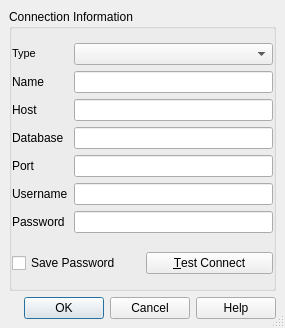
<?xml version="1.0" encoding="UTF-8"?>
<ui version="4.0">
 <class>QgsNewOgrConnectionBase</class>
 <widget class="QDialog" name="QgsNewOgrConnectionBase">
  <property name="geometry">
   <rect>
    <x>0</x>
    <y>0</y>
    <width>285</width>
    <height>328</height>
   </rect>
  </property>
  <property name="sizePolicy">
   <sizepolicy hsizetype="MinimumExpanding" vsizetype="MinimumExpanding">
    <horstretch>0</horstretch>
    <verstretch>0</verstretch>
   </sizepolicy>
  </property>
  <property name="windowTitle">
   <string>Create a New OGR Database connection</string>
  </property>
  <property name="sizeGripEnabled">
   <bool>true</bool>
  </property>
  <property name="modal">
   <bool>true</bool>
  </property>
  <layout class="QGridLayout">
   <property name="margin">
    <number>9</number>
   </property>
   <property name="spacing">
    <number>6</number>
   </property>
   <item row="0" column="0">
    <widget class="QGroupBox" name="GroupBox1">
     <property name="title">
      <string>Connection Information</string>
     </property>
     <layout class="QGridLayout">
      <property name="margin">
       <number>0</number>
      </property>
      <property name="spacing">
       <number>5</number>
      </property>
      <item row="1" column="0">
       <layout class="QHBoxLayout">
        <property name="spacing">
         <number>6</number>
        </property>
        <property name="margin">
         <number>0</number>
        </property>
        <item>
         <widget class="QCheckBox" name="chkStorePassword">
          <property name="text">
           <string>Save Password</string>
          </property>
         </widget>
        </item>
        <item>
         <widget class="QPushButton" name="btnConnect">
          <property name="text">
           <string>&amp;Test Connect</string>
          </property>
         </widget>
        </item>
       </layout>
      </item>
      <item row="0" column="0">
       <layout class="QHBoxLayout">
        <property name="spacing">
         <number>6</number>
        </property>
        <property name="margin">
         <number>0</number>
        </property>
        <item>
         <layout class="QVBoxLayout">
          <property name="spacing">
           <number>6</number>
          </property>
          <property name="margin">
           <number>0</number>
          </property>
          <item>
           <widget class="QLabel" name="label">
            <property name="text">
             <string>&lt;!DOCTYPE HTML PUBLIC &quot;-//W3C//DTD HTML 4.0//EN&quot; &quot;http://www.w3.org/TR/REC-html40/strict.dtd&quot;&gt;
&lt;html&gt;&lt;head&gt;&lt;meta name=&quot;qrichtext&quot; content=&quot;1&quot; /&gt;&lt;style type=&quot;text/css&quot;&gt;
p, li { white-space: pre-wrap; }
&lt;/style&gt;&lt;/head&gt;&lt;body style=&quot; font-family:'MS Shell Dlg 2'; font-size:8.25pt; font-weight:400; font-style:normal;&quot;&gt;
&lt;p style=&quot; margin-top:0px; margin-bottom:0px; margin-left:0px; margin-right:0px; -qt-block-indent:0; text-indent:0px;&quot;&gt;&lt;span style=&quot; font-size:8pt;&quot;&gt;Type&lt;/span&gt;&lt;/p&gt;&lt;/body&gt;&lt;/html&gt;</string>
            </property>
           </widget>
          </item>
          <item>
           <widget class="QLabel" name="TextLabel1_2">
            <property name="text">
             <string>Name</string>
            </property>
            <property name="buddy">
             <cstring>txtName</cstring>
            </property>
           </widget>
          </item>
          <item>
           <widget class="QLabel" name="TextLabel1">
            <property name="text">
             <string>Host</string>
            </property>
            <property name="buddy">
             <cstring>txtHost</cstring>
            </property>
           </widget>
          </item>
          <item>
           <widget class="QLabel" name="TextLabel2">
            <property name="text">
             <string>Database</string>
            </property>
            <property name="buddy">
             <cstring>txtDatabase</cstring>
            </property>
           </widget>
          </item>
          <item>
           <widget class="QLabel" name="TextLabel2_2">
            <property name="text">
             <string>Port</string>
            </property>
            <property name="buddy">
             <cstring>txtPort</cstring>
            </property>
           </widget>
          </item>
          <item>
           <widget class="QLabel" name="TextLabel3">
            <property name="text">
             <string>Username</string>
            </property>
            <property name="buddy">
             <cstring>txtUsername</cstring>
            </property>
           </widget>
          </item>
          <item>
           <widget class="QLabel" name="TextLabel3_2">
            <property name="text">
             <string>Password</string>
            </property>
            <property name="buddy">
             <cstring>txtPassword</cstring>
            </property>
           </widget>
          </item>
         </layout>
        </item>
        <item>
         <layout class="QVBoxLayout">
          <property name="spacing">
           <number>6</number>
          </property>
          <property name="margin">
           <number>0</number>
          </property>
          <item>
           <widget class="QComboBox" name="cmbDatabaseTypes"/>
          </item>
          <item>
           <widget class="QLineEdit" name="txtName">
            <property name="toolTip">
             <string>Name of the new connection</string>
            </property>
           </widget>
          </item>
          <item>
           <widget class="QLineEdit" name="txtHost"/>
          </item>
          <item>
           <widget class="QLineEdit" name="txtDatabase"/>
          </item>
          <item>
           <widget class="QLineEdit" name="txtPort">
            <property name="text">
             <string/>
            </property>
           </widget>
          </item>
          <item>
           <widget class="QLineEdit" name="txtUsername"/>
          </item>
          <item>
           <widget class="QLineEdit" name="txtPassword">
            <property name="echoMode">
             <enum>QLineEdit::Password</enum>
            </property>
           </widget>
          </item>
         </layout>
        </item>
       </layout>
      </item>
     </layout>
    </widget>
   </item>
   <item row="1" column="0">
    <widget class="QDialogButtonBox" name="buttonBox">
     <property name="standardButtons">
      <set>QDialogButtonBox::Cancel|QDialogButtonBox::Help|QDialogButtonBox::Ok</set>
     </property>
    </widget>
   </item>
  </layout>
 </widget>
 <layoutdefault spacing="6" margin="11"/>
 <tabstops>
  <tabstop>cmbDatabaseTypes</tabstop>
  <tabstop>txtName</tabstop>
  <tabstop>txtHost</tabstop>
  <tabstop>txtDatabase</tabstop>
  <tabstop>txtPort</tabstop>
  <tabstop>txtUsername</tabstop>
  <tabstop>txtPassword</tabstop>
  <tabstop>chkStorePassword</tabstop>
  <tabstop>btnConnect</tabstop>
  <tabstop>buttonBox</tabstop>
 </tabstops>
 <resources/>
 <connections>
  <connection>
   <sender>buttonBox</sender>
   <signal>accepted()</signal>
   <receiver>QgsNewOgrConnectionBase</receiver>
   <slot>accept()</slot>
   <hints>
    <hint type="sourcelabel">
     <x>246</x>
     <y>309</y>
    </hint>
    <hint type="destinationlabel">
     <x>283</x>
     <y>278</y>
    </hint>
   </hints>
  </connection>
  <connection>
   <sender>buttonBox</sender>
   <signal>rejected()</signal>
   <receiver>QgsNewOgrConnectionBase</receiver>
   <slot>reject()</slot>
   <hints>
    <hint type="sourcelabel">
     <x>155</x>
     <y>318</y>
    </hint>
    <hint type="destinationlabel">
     <x>283</x>
     <y>250</y>
    </hint>
   </hints>
  </connection>
 </connections>
</ui>
